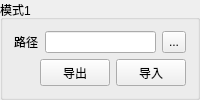
                   <widget class="QGroupBox" name="algGroupBox_1">
                    <property name="maximumSize">
                     <size>
                      <width>300</width>
                      <height>16777215</height>
                     </size>
                    </property>
                    <property name="title">
                     <string>模式1</string>
                    </property>
                    <layout class="QVBoxLayout" name="verticalLayout_37">
                     <item>
                      <layout class="QGridLayout" name="gridLayout_29">
                       <item row="0" column="0">
                        <widget class="QLabel" name="label_58">
                         <property name="sizePolicy">
                          <sizepolicy hsizetype="Fixed" vsizetype="Preferred">
                           <horstretch>0</horstretch>
                           <verstretch>0</verstretch>
                          </sizepolicy>
                         </property>
                         <property name="text">
                          <string>路径</string>
                         </property>
                        </widget>
                       </item>
                       <item row="0" column="1">
                        <widget class="LineEditToolTip" name="AlgArgUpdataFilePathlineEdit_1">
                         <property name="maximumSize">
                          <size>
                           <width>16777215</width>
                           <height>22</height>
                          </size>
                         </property>
                        </widget>
                       </item>
                       <item row="0" column="2">
                        <widget class="QToolButton" name="AlgArgUpdataBrowesFileBtn_1">
                         <property name="minimumSize">
                          <size>
                           <width>0</width>
                           <height>22</height>
                          </size>
                         </property>
                         <property name="text">
                          <string>...</string>
                         </property>
                        </widget>
                       </item>
                      </layout>
                     </item>
                     <item>
                      <layout class="QHBoxLayout" name="horizontalLayout_41">
                       <item>
                        <widget class="QLabel" name="AlgArgErrorLabel_1">
                         <property name="sizePolicy">
                          <sizepolicy hsizetype="Expanding" vsizetype="Preferred">
                           <horstretch>0</horstretch>
                           <verstretch>0</verstretch>
                          </sizepolicy>
                         </property>
                         <property name="text">
                          <string/>
                         </property>
                        </widget>
                       </item>
                       <item>
                        <widget class="QPushButton" name="AlgArgUpdataReadBtn_1">
                         <property name="sizePolicy">
                          <sizepolicy hsizetype="Fixed" vsizetype="Fixed">
                           <horstretch>0</horstretch>
                           <verstretch>0</verstretch>
                          </sizepolicy>
                         </property>
                         <property name="maximumSize">
                          <size>
                           <width>70</width>
                           <height>30</height>
                          </size>
                         </property>
                         <property name="text">
                          <string>导出</string>
                         </property>
                        </widget>
                       </item>
                       <item>
                        <widget class="QPushButton" name="AlgArgUpdataWriteBtn_1">
                         <property name="sizePolicy">
                          <sizepolicy hsizetype="Fixed" vsizetype="Fixed">
                           <horstretch>0</horstretch>
                           <verstretch>0</verstretch>
                          </sizepolicy>
                         </property>
                         <property name="maximumSize">
                          <size>
                           <width>70</width>
                           <height>30</height>
                          </size>
                         </property>
                         <property name="text">
                          <string>导入</string>
                         </property>
                        </widget>
                       </item>
                      </layout>
                     </item>
                    </layout>
                   </widget>
